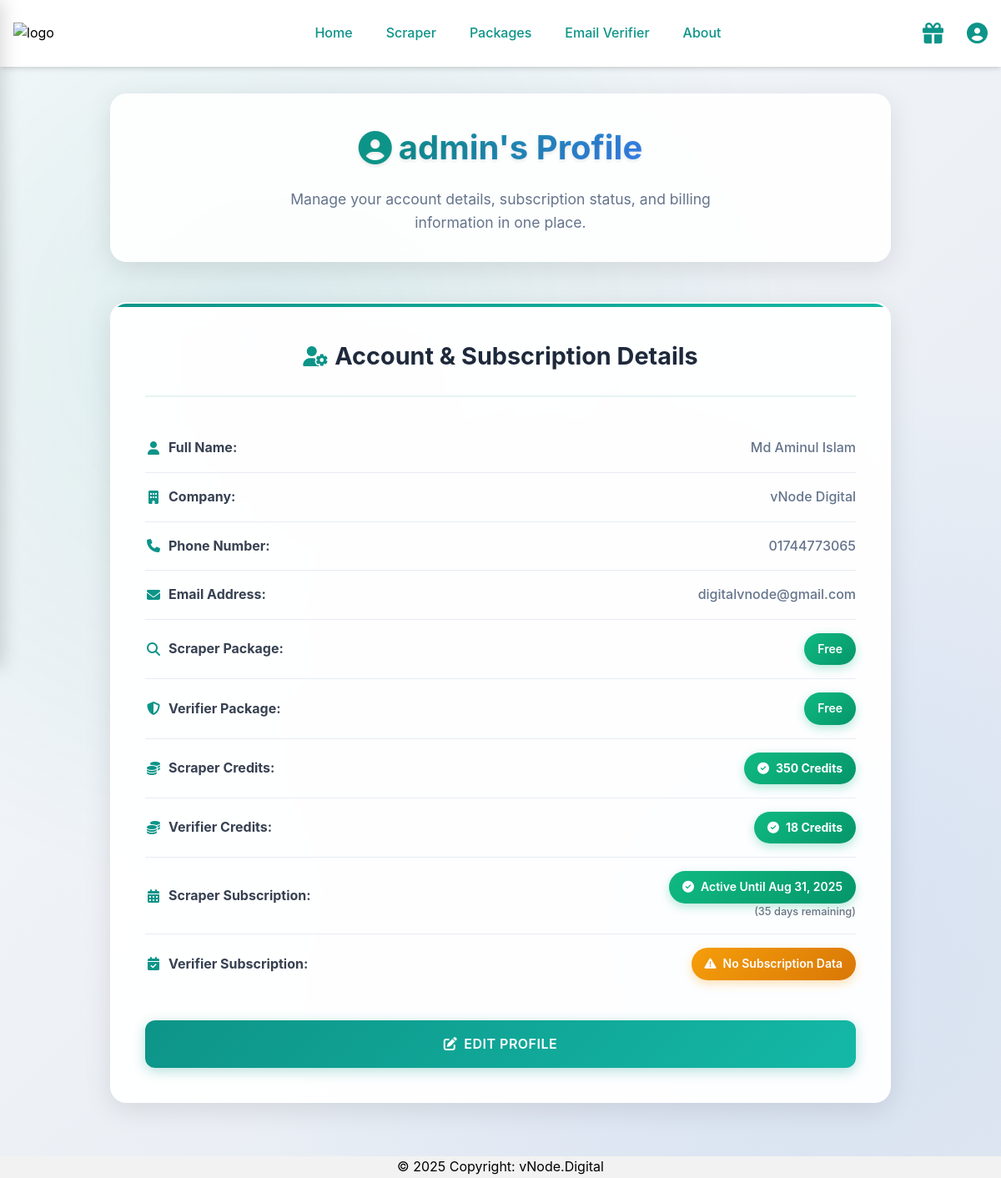
The app's page /account/profile/ (signed in), older data.
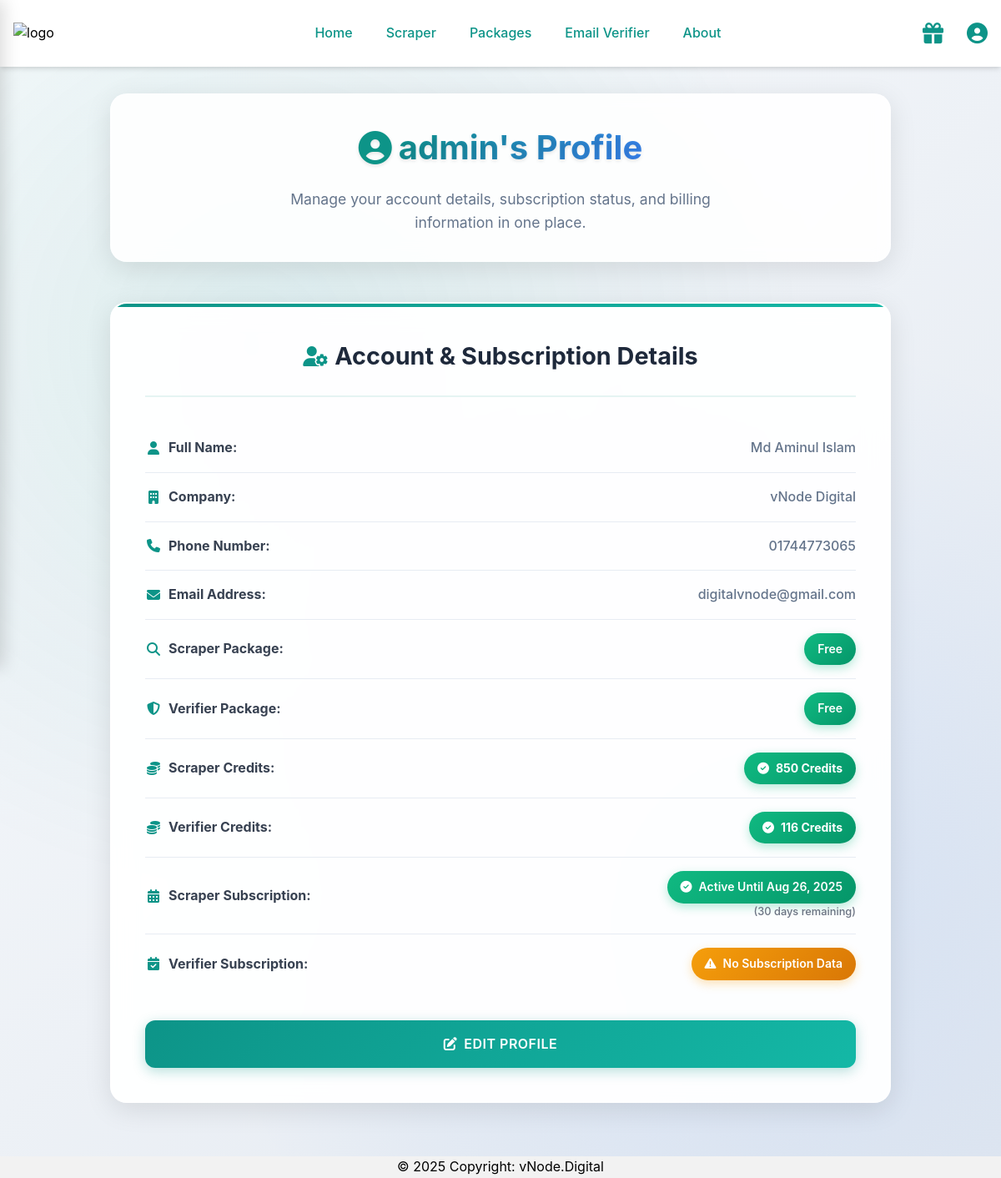
The same page, newer data.
### accounts/models.py (models this page shows, shortened)
class UserProfile(models.Model):
    PLAN_CHOICES = [
        ('free', 'Free'),
        ('starter', 'Starter'),
        ('pro', 'Pro'),
        ('enterprise', 'Enterprise'),
    ]
    STATUS_CHOICES = [
        ('pending', 'Pending'),
        ('approve', 'Approved'),
        ('reject', 'Rejected'),
    ]
    user = models.OneToOneField(User, on_delete=models.CASCADE, related_name='profile')
    phone_number = models.CharField(max_length=20, blank=True, null=True)
    company_name = models.CharField(max_length=100, blank=True, null=True)
    scraper_package = models.CharField(max_length=20, choices=PLAN_CHOICES, default='free')
    verifier_package = models.CharField(max_length=20, choices=PLAN_CHOICES, default='free')
    subscription_start = models.DateField(blank=True, null=True)
    subscription_end = models.DateField(blank=True, null=True)
    is_trial = models.BooleanField(default=False)
    verifier_subscription_start = models.DateField(blank=True, null=True)
    verifier_subscription_end = models.DateField(blank=True, null=True)
    verifier_is_trial = models.BooleanField(default=False)
    status = models.CharField(max_length=20, choices=STATUS_CHOICES, default='pending')
    verification_token = models.CharField(max_length=256, blank=True, null=True)
    email_credits = models.IntegerField(default=100)  # could reset monthly based on plan
    verify_credits = models.IntegerField(default=100)  # could reset monthly based on plan
    total_scrapes = models.IntegerField(default=0)
    last_login_ip = models.GenericIPAddressField(blank=True, null=True)
    preferred_language = models.CharField(max_length=10, default='en')
    timezone = models.CharField(max_length=50, default='UTC')
    last_reward_claim = models.DateField(blank=True, null=True)  # Track last reward claim date
    claimed_free_package = models.BooleanField(default=False)
    claimed_free_verifier_package = models.BooleanField(default=False)

### accounts/views.py (the view)
# urls.py: path('profile/', views.user_profile, name='user_profile'),  # Fixed incorrect reference
@login_required
def user_profile(request):
    profile, created = UserProfile.objects.get_or_create(user=request.user)
    today = date.today()
    remaining_days = None
    if profile.subscription_end:
        remaining_days = (profile.subscription_end - today).days
    return render(request, 'accounts/user_profile.html', {
        'profile': profile,
        'today': today,
        'remaining_days': remaining_days,
    })

### accounts/context_processors.py (called while the page is built)
def today_context(request):
    return {
        'today': now().date()
    }

### templates/accounts/user_profile.html (shortened to what the changed rows need)
{% extends 'base.html' %}
{% load static %}
{% block head %}
<link href="https://cdnjs.cloudflare.com/ajax/libs/font-awesome/6.0.0/css/all.min.css" rel="stylesheet">
{% endblock %}
{% block body %}
<div class="profile-dashboard">
    <div class="profile-container">
        <div class="profile-header">
            <h1>
                <i class="fas fa-user-circle"></i>
                <span class="title-text">{{ request.user.username }}'s Profile</span>
            </h1>
        </div>
        <div class="profile-card">
            <ul class="profile-info">
                <li class="profile-item">
                    <span class="profile-label">
                        <i class="fas fa-building"></i>
                        <strong>Company:</strong>
                    </span>
                    <span class="profile-value">{{ profile.company_name|default:"Not specified" }}</span>
                </li>
                <li class="profile-item">
                    <span class="profile-label">
                        <i class="fas fa-phone"></i>
                        <strong>Phone Number:</strong>
                    </span>
                    <span class="profile-value">{{ profile.phone_number|default:"Not specified" }}</span>
                </li>
                <li class="profile-item">
                    <span class="profile-value">
                        <span class="status-badge status-active">{{ profile.scraper_package|capfirst }}</span>
                    </span>
                </li>
                <li class="profile-item">
                    <span class="profile-value">
                        <span class="status-badge status-active">{{ profile.verifier_package|capfirst }}</span>
                    </span>
                </li>
                <li class="profile-item">
                    <span class="profile-value">
                        {% if profile.email_credits > 0 %}
                            <span class="credits-badge credits-high">
                                <i class="fas fa-check-circle"></i>
                                {{ profile.email_credits }} Credits
                            </span>
                        {% else %}
                            <span class="credits-badge credits-low">
                                <i class="fas fa-exclamation-triangle"></i>
                                {{ profile.email_credits }} Credits
                            </span>
                        {% endif %}
                    </span>
                </li>
                 <li class="profile-item">
                    <span class="profile-value">
                        {% if profile.verify_credits > 0 %}
                            <span class="credits-badge credits-high">
                                <i class="fas fa-check-circle"></i>
                                {{ profile.verify_credits }} Credits
                            </span>
                        {% else %}
                            <span class="credits-badge credits-low">
                                <i class="fas fa-exclamation-triangle"></i>
                                {{ profile.verify_credits }} Credits
                            </span>
                        {% endif %}
                    </span>
                </li>
                <li class="profile-item">
                    <span class="profile-value">
                        {% if profile.subscription_end and profile.subscription_end >= today %}
                            <span class="status-badge status-active">
                                <i class="fas fa-check-circle"></i>
                                Active until {{ profile.subscription_end|date:"M d, Y" }}
                            </span>
                            <small class="text-gray-500 block mt-1">({{ remaining_days }} days remaining)</small>
                        {% elif profile.subscription_end %}
                            <span class="status-badge status-expired">
                                <i class="fas fa-times-circle"></i>
                                Expired {{ profile.subscription_end|date:"M d, Y" }}
                            </span>
                            <small class="text-gray-500 block mt-1">(Expired {{ profile.subscription_end|timesince:today }} ago)</small>
                        {% else %}
                            <span class="status-badge status-warning">
                                <i class="fas fa-exclamation-triangle"></i>
                                No subscription data
                            </span>
                        {% endif %}
                    </span>
                </li>
            </ul>
        </div>
    </div>
</div>
{% endblock %}

Row changes from the older to the newer data that the page shows:
changed UserProfile "vNode Digital": email_credits "350" → "850"; verify_credits "18" → "116"; subscription_end "Aug 31, 2025" → "Aug 26, 2025"
Text that changed along with them:
{{ remaining_days }}: "35" → "30"
